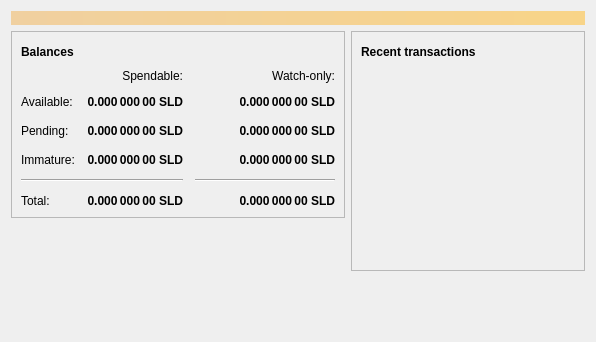
<?xml version="1.0" encoding="UTF-8"?>
<ui version="4.0">
 <class>OverviewPage</class>
 <widget class="QWidget" name="OverviewPage">
  <property name="geometry">
   <rect>
    <x>0</x>
    <y>0</y>
    <width>596</width>
    <height>342</height>
   </rect>
  </property>
  <property name="windowTitle">
   <string>Form</string>
  </property>
  <layout class="QVBoxLayout" name="topLayout">
   <item>
    <widget class="QLabel" name="labelAlerts">
     <property name="visible">
      <bool>false</bool>
     </property>
     <property name="styleSheet">
      <string notr="true">QLabel { background-color: qlineargradient(x1: 0, y1: 0, x2: 1, y2: 0, stop:0 #F0D0A0, stop:1 #F8D488); color:#000000; }</string>
     </property>
     <property name="wordWrap">
      <bool>true</bool>
     </property>
     <property name="margin">
      <number>3</number>
     </property>
     <property name="textInteractionFlags">
      <set>Qt::TextSelectableByMouse</set>
     </property>
    </widget>
   </item>
   <item>
    <layout class="QHBoxLayout" name="horizontalLayout" stretch="1,1">
     <item>
      <layout class="QVBoxLayout" name="verticalLayout_2">
       <item>
        <widget class="QFrame" name="frame">
         <property name="frameShape">
          <enum>QFrame::StyledPanel</enum>
         </property>
         <property name="frameShadow">
          <enum>QFrame::Raised</enum>
         </property>
         <layout class="QVBoxLayout" name="verticalLayout_4">
          <item>
           <layout class="QHBoxLayout" name="horizontalLayout_4">
            <item>
             <widget class="QLabel" name="label_5">
              <property name="font">
               <font>
                <weight>75</weight>
                <bold>true</bold>
               </font>
              </property>
              <property name="text">
               <string>Balances</string>
              </property>
             </widget>
            </item>
            <item>
             <widget class="QPushButton" name="labelWalletStatus">
              <property name="enabled">
               <bool>true</bool>
              </property>
              <property name="maximumSize">
               <size>
                <width>30</width>
                <height>16777215</height>
               </size>
              </property>
              <property name="toolTip">
               <string>The displayed information may be out of date. Your wallet automatically synchronizes with the sollida network after a connection is established, but this process has not completed yet.</string>
              </property>
              <property name="text">
               <string/>
              </property>
              <property name="icon">
               <iconset resource="../bitcoin.qrc">
                <normaloff>:/icons/warning</normaloff>
                <disabledoff>:/icons/warning</disabledoff>:/icons/warning</iconset>
              </property>
              <property name="iconSize">
               <size>
                <width>24</width>
                <height>24</height>
               </size>
              </property>
              <property name="flat">
               <bool>true</bool>
              </property>
             </widget>
            </item>
            <item>
             <spacer name="horizontalSpacer_3">
              <property name="orientation">
               <enum>Qt::Horizontal</enum>
              </property>
              <property name="sizeHint" stdset="0">
               <size>
                <width>40</width>
                <height>20</height>
               </size>
              </property>
             </spacer>
            </item>
           </layout>
          </item>
          <item>
           <layout class="QGridLayout" name="gridLayout">
            <property name="spacing">
             <number>12</number>
            </property>
            <item row="2" column="2">
             <widget class="QLabel" name="labelWatchPending">
              <property name="font">
               <font>
                <weight>75</weight>
                <bold>true</bold>
               </font>
              </property>
              <property name="cursor">
               <cursorShape>IBeamCursor</cursorShape>
              </property>
              <property name="toolTip">
               <string>Unconfirmed transactions to watch-only addresses</string>
              </property>
              <property name="text">
               <string notr="true">0.000 000 00 SLD</string>
              </property>
              <property name="alignment">
               <set>Qt::AlignRight|Qt::AlignTrailing|Qt::AlignVCenter</set>
              </property>
              <property name="textInteractionFlags">
               <set>Qt::LinksAccessibleByMouse|Qt::TextSelectableByKeyboard|Qt::TextSelectableByMouse</set>
              </property>
             </widget>
            </item>
            <item row="2" column="1">
             <widget class="QLabel" name="labelUnconfirmed">
              <property name="font">
               <font>
                <weight>75</weight>
                <bold>true</bold>
               </font>
              </property>
              <property name="cursor">
               <cursorShape>IBeamCursor</cursorShape>
              </property>
              <property name="toolTip">
               <string>Total of transactions that have yet to be confirmed, and do not yet count toward the spendable balance</string>
              </property>
              <property name="text">
               <string notr="true">0.000 000 00 SLD</string>
              </property>
              <property name="alignment">
               <set>Qt::AlignRight|Qt::AlignTrailing|Qt::AlignVCenter</set>
              </property>
              <property name="textInteractionFlags">
               <set>Qt::LinksAccessibleByMouse|Qt::TextSelectableByKeyboard|Qt::TextSelectableByMouse</set>
              </property>
             </widget>
            </item>
            <item row="3" column="2">
             <widget class="QLabel" name="labelWatchImmature">
              <property name="font">
               <font>
                <weight>75</weight>
                <bold>true</bold>
               </font>
              </property>
              <property name="cursor">
               <cursorShape>IBeamCursor</cursorShape>
              </property>
              <property name="toolTip">
               <string>Mined balance in watch-only addresses that has not yet matured</string>
              </property>
              <property name="text">
               <string notr="true">0.000 000 00 SLD</string>
              </property>
              <property name="alignment">
               <set>Qt::AlignRight|Qt::AlignTrailing|Qt::AlignVCenter</set>
              </property>
              <property name="textInteractionFlags">
               <set>Qt::LinksAccessibleByMouse|Qt::TextSelectableByKeyboard|Qt::TextSelectableByMouse</set>
              </property>
             </widget>
            </item>
            <item row="4" column="0" colspan="2">
             <widget class="Line" name="line">
              <property name="orientation">
               <enum>Qt::Horizontal</enum>
              </property>
             </widget>
            </item>
            <item row="4" column="2">
             <widget class="Line" name="lineWatchBalance">
              <property name="sizePolicy">
               <sizepolicy hsizetype="Preferred" vsizetype="Fixed">
                <horstretch>0</horstretch>
                <verstretch>0</verstretch>
               </sizepolicy>
              </property>
              <property name="minimumSize">
               <size>
                <width>140</width>
                <height>0</height>
               </size>
              </property>
              <property name="orientation">
               <enum>Qt::Horizontal</enum>
              </property>
             </widget>
            </item>
            <item row="5" column="0">
             <widget class="QLabel" name="labelTotalText">
              <property name="text">
               <string>Total:</string>
              </property>
             </widget>
            </item>
            <item row="3" column="1">
             <widget class="QLabel" name="labelImmature">
              <property name="font">
               <font>
                <weight>75</weight>
                <bold>true</bold>
               </font>
              </property>
              <property name="cursor">
               <cursorShape>IBeamCursor</cursorShape>
              </property>
              <property name="toolTip">
               <string>Mined balance that has not yet matured</string>
              </property>
              <property name="text">
               <string notr="true">0.000 000 00 SLD</string>
              </property>
              <property name="alignment">
               <set>Qt::AlignRight|Qt::AlignTrailing|Qt::AlignVCenter</set>
              </property>
              <property name="textInteractionFlags">
               <set>Qt::LinksAccessibleByMouse|Qt::TextSelectableByKeyboard|Qt::TextSelectableByMouse</set>
              </property>
             </widget>
            </item>
            <item row="2" column="3">
             <spacer name="horizontalSpacer_2">
              <property name="orientation">
               <enum>Qt::Horizontal</enum>
              </property>
              <property name="sizeHint" stdset="0">
               <size>
                <width>40</width>
                <height>20</height>
               </size>
              </property>
             </spacer>
            </item>
            <item row="3" column="0">
             <widget class="QLabel" name="labelImmatureText">
              <property name="text">
               <string>Immature:</string>
              </property>
             </widget>
            </item>
            <item row="5" column="1">
             <widget class="QLabel" name="labelTotal">
              <property name="font">
               <font>
                <weight>75</weight>
                <bold>true</bold>
               </font>
              </property>
              <property name="cursor">
               <cursorShape>IBeamCursor</cursorShape>
              </property>
              <property name="toolTip">
               <string>Your current total balance</string>
              </property>
              <property name="text">
               <string notr="true">0.000 000 00 SLD</string>
              </property>
              <property name="alignment">
               <set>Qt::AlignRight|Qt::AlignTrailing|Qt::AlignVCenter</set>
              </property>
              <property name="textInteractionFlags">
               <set>Qt::LinksAccessibleByMouse|Qt::TextSelectableByKeyboard|Qt::TextSelectableByMouse</set>
              </property>
             </widget>
            </item>
            <item row="5" column="2">
             <widget class="QLabel" name="labelWatchTotal">
              <property name="font">
               <font>
                <weight>75</weight>
                <bold>true</bold>
               </font>
              </property>
              <property name="cursor">
               <cursorShape>IBeamCursor</cursorShape>
              </property>
              <property name="toolTip">
               <string>Current total balance in watch-only addresses</string>
              </property>
              <property name="text">
               <string notr="true">0.000 000 00 SLD</string>
              </property>
              <property name="alignment">
               <set>Qt::AlignRight|Qt::AlignTrailing|Qt::AlignVCenter</set>
              </property>
              <property name="textInteractionFlags">
               <set>Qt::LinksAccessibleByMouse|Qt::TextSelectableByKeyboard|Qt::TextSelectableByMouse</set>
              </property>
             </widget>
            </item>
            <item row="0" column="2">
             <widget class="QLabel" name="labelWatchonly">
              <property name="text">
               <string>Watch-only:</string>
              </property>
              <property name="alignment">
               <set>Qt::AlignRight|Qt::AlignTrailing|Qt::AlignVCenter</set>
              </property>
             </widget>
            </item>
            <item row="1" column="0">
             <widget class="QLabel" name="labelBalanceText">
              <property name="text">
               <string>Available:</string>
              </property>
             </widget>
            </item>
            <item row="1" column="1">
             <widget class="QLabel" name="labelBalance">
              <property name="font">
               <font>
                <weight>75</weight>
                <bold>true</bold>
               </font>
              </property>
              <property name="cursor">
               <cursorShape>IBeamCursor</cursorShape>
              </property>
              <property name="toolTip">
               <string>Your current spendable balance</string>
              </property>
              <property name="text">
               <string notr="true">0.000 000 00 SLD</string>
              </property>
              <property name="alignment">
               <set>Qt::AlignRight|Qt::AlignTrailing|Qt::AlignVCenter</set>
              </property>
              <property name="textInteractionFlags">
               <set>Qt::LinksAccessibleByMouse|Qt::TextSelectableByKeyboard|Qt::TextSelectableByMouse</set>
              </property>
             </widget>
            </item>
            <item row="1" column="2">
             <widget class="QLabel" name="labelWatchAvailable">
              <property name="font">
               <font>
                <weight>75</weight>
                <bold>true</bold>
               </font>
              </property>
              <property name="cursor">
               <cursorShape>IBeamCursor</cursorShape>
              </property>
              <property name="toolTip">
               <string>Your current balance in watch-only addresses</string>
              </property>
              <property name="text">
               <string notr="true">0.000 000 00 SLD</string>
              </property>
              <property name="alignment">
               <set>Qt::AlignRight|Qt::AlignTrailing|Qt::AlignVCenter</set>
              </property>
              <property name="textInteractionFlags">
               <set>Qt::LinksAccessibleByMouse|Qt::TextSelectableByKeyboard|Qt::TextSelectableByMouse</set>
              </property>
             </widget>
            </item>
            <item row="2" column="0">
             <widget class="QLabel" name="labelPendingText">
              <property name="text">
               <string>Pending:</string>
              </property>
             </widget>
            </item>
            <item row="0" column="1">
             <widget class="QLabel" name="labelSpendable">
              <property name="text">
               <string>Spendable:</string>
              </property>
              <property name="alignment">
               <set>Qt::AlignRight|Qt::AlignTrailing|Qt::AlignVCenter</set>
              </property>
             </widget>
            </item>
           </layout>
          </item>
         </layout>
        </widget>
       </item>
       <item>
        <spacer name="verticalSpacer">
         <property name="orientation">
          <enum>Qt::Vertical</enum>
         </property>
         <property name="sizeHint" stdset="0">
          <size>
           <width>20</width>
           <height>40</height>
          </size>
         </property>
        </spacer>
       </item>
      </layout>
     </item>
     <item>
      <layout class="QVBoxLayout" name="verticalLayout_3">
       <item>
        <widget class="QFrame" name="frame_2">
         <property name="frameShape">
          <enum>QFrame::StyledPanel</enum>
         </property>
         <property name="frameShadow">
          <enum>QFrame::Raised</enum>
         </property>
         <layout class="QVBoxLayout" name="verticalLayout">
          <item>
           <layout class="QHBoxLayout" name="horizontalLayout_2">
            <item>
             <widget class="QLabel" name="label_4">
              <property name="font">
               <font>
                <weight>75</weight>
                <bold>true</bold>
               </font>
              </property>
              <property name="text">
               <string>Recent transactions</string>
              </property>
             </widget>
            </item>
            <item>
             <widget class="QPushButton" name="labelTransactionsStatus">
              <property name="enabled">
               <bool>true</bool>
              </property>
              <property name="maximumSize">
               <size>
                <width>30</width>
                <height>16777215</height>
               </size>
              </property>
              <property name="toolTip">
               <string>The displayed information may be out of date. Your wallet automatically synchronizes with the sollida network after a connection is established, but this process has not completed yet.</string>
              </property>
              <property name="text">
               <string/>
              </property>
              <property name="icon">
               <iconset resource="../bitcoin.qrc">
                <normaloff>:/icons/warning</normaloff>
                <disabledoff>:/icons/warning</disabledoff>:/icons/warning</iconset>
              </property>
              <property name="iconSize">
               <size>
                <width>24</width>
                <height>24</height>
               </size>
              </property>
              <property name="flat">
               <bool>true</bool>
              </property>
             </widget>
            </item>
            <item>
             <spacer name="horizontalSpacer">
              <property name="orientation">
               <enum>Qt::Horizontal</enum>
              </property>
              <property name="sizeHint" stdset="0">
               <size>
                <width>40</width>
                <height>20</height>
               </size>
              </property>
             </spacer>
            </item>
           </layout>
          </item>
          <item>
           <widget class="QListView" name="listTransactions">
            <property name="styleSheet">
             <string notr="true">QListView { background: transparent; }</string>
            </property>
            <property name="frameShape">
             <enum>QFrame::NoFrame</enum>
            </property>
            <property name="verticalScrollBarPolicy">
             <enum>Qt::ScrollBarAlwaysOff</enum>
            </property>
            <property name="horizontalScrollBarPolicy">
             <enum>Qt::ScrollBarAlwaysOff</enum>
            </property>
            <property name="selectionMode">
             <enum>QAbstractItemView::NoSelection</enum>
            </property>
           </widget>
          </item>
         </layout>
        </widget>
       </item>
       <item>
        <spacer name="verticalSpacer_2">
         <property name="orientation">
          <enum>Qt::Vertical</enum>
         </property>
         <property name="sizeHint" stdset="0">
          <size>
           <width>20</width>
           <height>40</height>
          </size>
         </property>
        </spacer>
       </item>
      </layout>
     </item>
    </layout>
   </item>
  </layout>
 </widget>
 <resources/>
 <connections/>
</ui>
